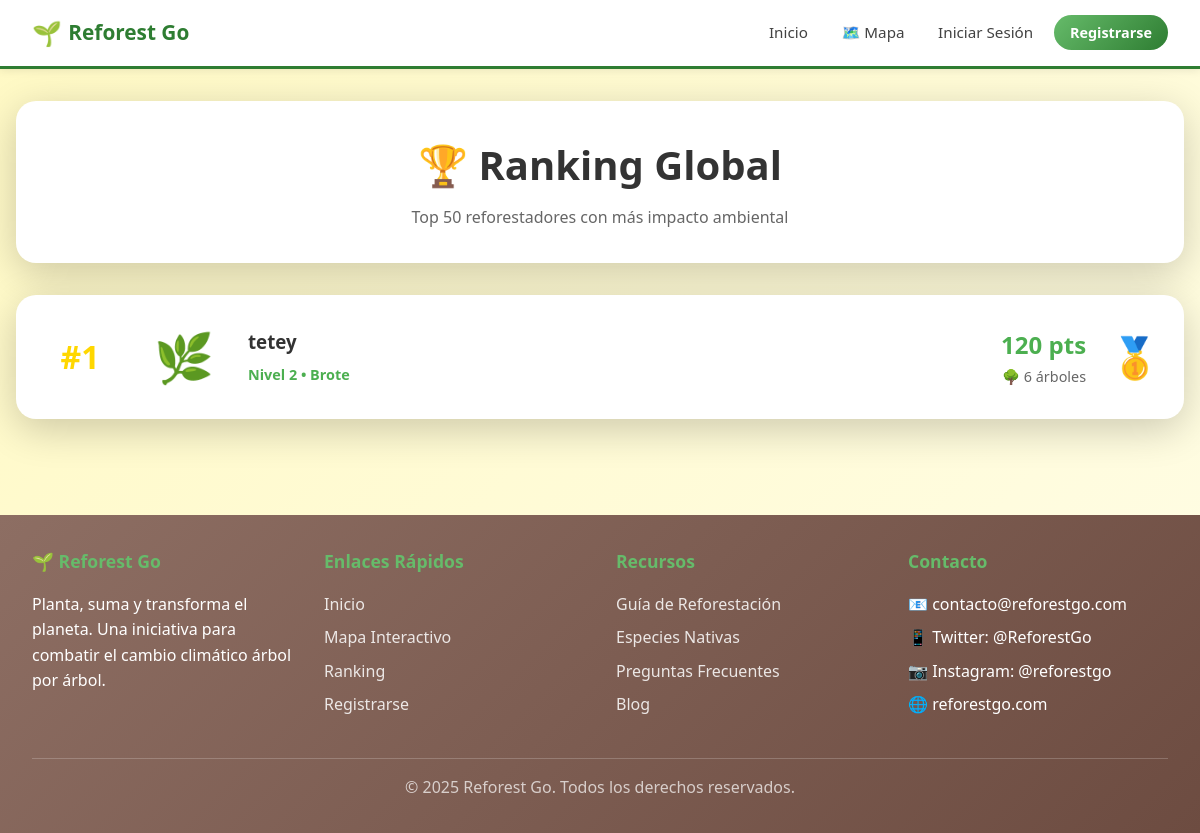
The page /ranking/ on the database as committed earlier.
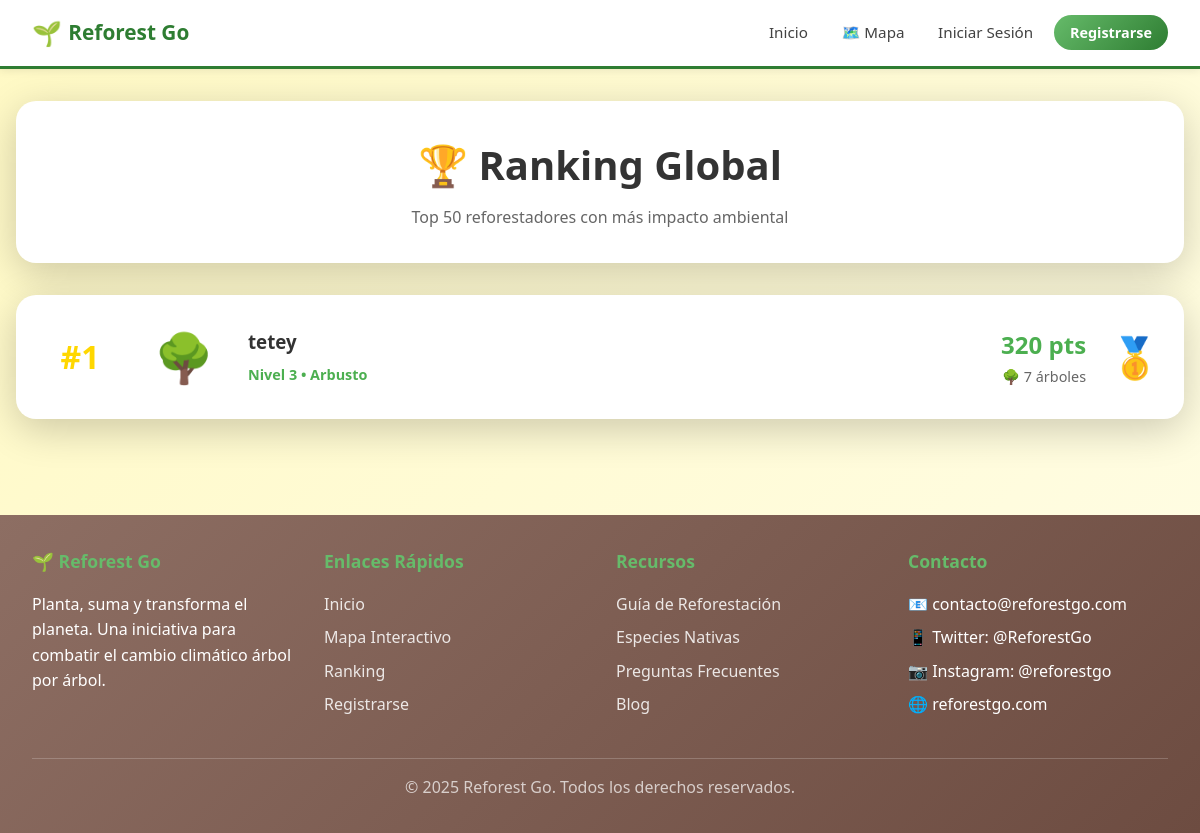
The same page on the database as committed later.
### core/models.py (models this page shows, shortened)
class Perfil(models.Model):
    ROLES = [
        ('usuario', 'Usuario'),
        ('verificador', 'Verificador'),
        ('admin', 'Administrador'),
    ]
    user = models.OneToOneField(User, on_delete=models.CASCADE, related_name='perfil')
    puntos = models.IntegerField(default=0)
    nivel = models.IntegerField(default=1)
    avatar_actual = models.ForeignKey(Avatar, on_delete=models.SET_NULL, null=True, blank=True)
    fecha_creacion = models.DateTimeField(auto_now_add=True)
    bio = models.TextField(max_length=500, blank=True)
    foto_perfil = models.ImageField(upload_to='perfiles/', null=True, blank=True)
    rol = models.CharField(max_length=20, choices=ROLES, default='usuario')
    verificaciones_realizadas = models.IntegerField(default=0)
    verificaciones_aprobadas = models.IntegerField(default=0)
    puntos_verificacion = models.IntegerField(default=0)
    class Meta:
        verbose_name = 'Perfil'
        verbose_name_plural = 'Perfiles'

class Avatar(models.Model):
    nombre = models.CharField(max_length=50)
    emoji = models.CharField(max_length=10, default="🌱")
    imagen = models.ImageField(upload_to='avatares/', null=True, blank=True)
    nivel_requerido = models.IntegerField(default=1)
    descripcion = models.TextField(blank=True)
    class Meta:
        ordering = ['nivel_requerido']
        verbose_name = 'Avatar'
        verbose_name_plural = 'Avatares'

### core/views.py (the view, shortened to what this page needs)
# urls.py: path('ranking/', views.ranking, name='ranking'),
def ranking(request):
    perfiles = Perfil.objects.select_related('user', 'avatar_actual')\
        .filter(user__is_staff=False, user__is_superuser=False)\
        .order_by('-puntos')[:50]
    for index, perfil in enumerate(perfiles, start=1):
        perfil.posicion = index
        perfil.siembras_validadas = perfil.user.siembras.filter(estado='validada').count()
    usuario_posicion = None
    context = {
        'perfiles': perfiles,
        'usuario_posicion': usuario_posicion,
    }
    return render(request, 'ranking.html', context)

### templates/ranking.html (shortened to what this page needs)
{% extends 'base.html' %}
{% block content %}
<div class="ranking-header">
    <h1>🏆 Ranking Global</h1>
    <p>Top 50 reforestadores con más impacto ambiental</p>
</div>
{% if perfiles %}
<div class="ranking-list">
    {% for perfil in perfiles %}
    <div class="ranking-item">
        <div class="position {% if perfil.posicion == 1 %}first{% elif perfil.posicion == 2 %}second{% elif perfil.posicion == 3 %}third{% endif %}">
            #{{ perfil.posicion }}
        </div>
        <div class="avatar">
            {{ perfil.avatar_actual.emoji|default:"🌱" }}
        </div>
        <div class="user-details">
            <h3>{{ perfil.user.get_full_name|default:perfil.user.username }}</h3>
            <span class="level">Nivel {{ perfil.nivel }} • {{ perfil.avatar_actual.nombre|default:"Semilla" }}</span>
        </div>
        <div class="stats">
            <div class="points">{{ perfil.puntos }} pts</div>
            <div class="trees">🌳 {{ perfil.siembras_validadas }} árboles</div>
        </div>
        {% if perfil.posicion == 1 %}
        <div class="medal">🥇</div>
        {% elif perfil.posicion == 2 %}
        <div class="medal">🥈</div>
        {% elif perfil.posicion == 3 %}
        <div class="medal">🥉</div>
        {% endif %}
    </div>
    {% endfor %}
</div>
{% endif %}
{% endblock %}

### templates/base.html (shortened to what this page needs)
<!DOCTYPE html>
<html lang="es">
<head>
</head>
<body>
    <nav class="navbar">
        <div class="navbar-container">
            <a href="{% url 'reforest:index' %}" class="navbar-brand">
                <span class="logo">🌱</span>
                <span>Reforest Go</span>
            </a>
            <ul class="navbar-menu" id="navbarMenu">
                <li><a href="{% url 'reforest:index' %}">Inicio</a></li>
                <li><a href="{% url 'reforest:mapa' %}">🗺️ Mapa</a></li>
                {% if user.is_authenticated %}
                <li><a href="{% url 'reforest:ranking' %}">🏆 Ranking</a></li>
                {% if user.perfil.nivel >= 3 or user.perfil.rol == 'verificador' or user.perfil.rol == 'admin' or user.is_staff %}
                <li><a href="{% url 'reforest:mapa_verificacion' %}" style="color: #FFA500;">🔍 Verificaciones</a></li>
                {% endif %}
                <li><a href="{% url 'reforest:registrar_siembra' %}" class="btn-primary">📸 Registrar Siembra</a></li>
                {% if user.is_staff %}
                <li><a href="{% url 'reforest:admin_verificaciones' %}" style="color: #dc3545;">⚙️ Panel Admin</a></li>
                {% endif %}
                <li class="navbar-user">
                    <a href="{% url 'reforest:perfil' %}"
                        style="display: flex; align-items: center; gap: 1rem; text-decoration: none; color: inherit;">
                        <span class="user-avatar">{{ user.perfil.avatar_actual.emoji }}</span>
                        <div class="user-info">
                            <span class="user-name">{{ user.get_full_name|default:user.username }}</span>
                            <span class="user-level">Nivel {{ user.perfil.nivel }} • {{ user.perfil.puntos }} pts</span>
                        </div>
                    </a>
                </li>
                <li>
                    <form method="post" action="{% url 'reforest:logout' %}" class="logout-form">
                        {% csrf_token %}
                        <button type="submit" class="logout-btn">🚪 Salir</button>
                    </form>
                </li>
                {% else %}
                <li><a href="{% url 'reforest:login' %}">Iniciar Sesión</a></li>
                <li><a href="{% url 'reforest:registro' %}" class="btn-primary">Registrarse</a></li>
                {% endif %}
            </ul>
        </div>
    </nav>
    <div class="main-content">
        {% block content %}{% endblock %}
    </div>
    <footer class="footer">
        <div class="footer-container">
            <div class="footer-section">
                <h3>🌱 Reforest Go</h3>
                <p>Planta, suma y transforma el planeta. Una iniciativa para combatir el cambio climático árbol por
                    árbol.</p>
            </div>
            <div class="footer-section">
                <h3>Enlaces Rápidos</h3>
                <ul>
                    <li><a href="{% url 'reforest:index' %}">Inicio</a></li>
                    <li><a href="{% url 'reforest:mapa' %}">Mapa Interactivo</a></li>
                    <li><a href="{% url 'reforest:ranking' %}">Ranking</a></li>
                    {% if user.is_authenticated %}
                    <li><a href="{% url 'reforest:perfil' %}">Mi Perfil</a></li>
                    {% else %}
                    <li><a href="{% url 'reforest:registro' %}">Registrarse</a></li>
                    {% endif %}
                </ul>
            </div>
            <div class="footer-section">
                <h3>Recursos</h3>
                <ul>
                    <li><a href="#">Guía de Reforestación</a></li>
                    <li><a href="#">Especies Nativas</a></li>
                    <li><a href="#">Preguntas Frecuentes</a></li>
                    <li><a href="#">Blog</a></li>
                </ul>
            </div>
            <div class="footer-section">
                <h3>Contacto</h3>
                <ul>
                    <li>📧 contacto@reforestgo.com</li>
                    <li>📱 Twitter: @ReforestGo</li>
                    <li>📷 Instagram: @reforestgo</li>
                    <li>🌐 reforestgo.com</li>
                </ul>
            </div>
        </div>
        <div class="footer-bottom">
            <p>&copy; 2025 Reforest Go. Todos los derechos reservados.</p>
        </div>
    </footer>
</body>
</html>

### templates/base.html (style rules this page uses)
* { margin: 0; padding: 0; box-sizing: border-box; }
:root { --verde-bosque: #2E7D32; --verde-claro: #66BB6A; --tierra-marron: #8D6E63; --crema-luz: #FFF9C4; --azul-cielo: #29B6F6; --gris-oscuro: #424242; --primary-color: var(--verde-bosque); --primary-dark: #1B5E20; --primary-light: var(--verde-claro); --secondary-color: var(--azul-cielo); --accent-color: var(--tierra-marron); --text-dark: var(--gris-oscuro); --text-light: #757575; --background: var(--crema-luz); --white: #ffffff; --success: var(--verde-claro); --warning: #FFA726; --danger: #E53935; --info: var(--azul-cielo); --shadow: 0 2px 8px rgba(0, 0, 0, 0.08); --shadow-lg: 0 10px 30px rgba(0, 0, 0, 0.15); }
body { font-family: 'Segoe UI', Tahoma, Geneva, Verdana, sans-serif; background: linear-gradient(135deg, var(--crema-luz) 0%, #FFFDE7 100%); color: var(--text-dark); line-height: 1.6; min-height: 100vh; display: flex; flex-direction: column; }
.navbar { background: var(--white); padding: 0.5rem 2rem; box-shadow: var(--shadow); position: sticky; top: 0; z-index: 1000; border-bottom: 3px solid var(--verde-bosque); }
.navbar-container { max-width: 1400px; margin: 0 auto; display: flex; justify-content: space-between; align-items: center; flex-wrap: wrap; gap: 0.5rem; min-height: 50px; }
.navbar-brand { display: flex; align-items: center; text-decoration: none; color: var(--verde-bosque); font-size: 1.3rem; font-weight: 700; transition: transform 0.3s; }
.navbar-brand .logo { font-size: 1.5rem; margin-right: 0.4rem; }
.navbar-menu { display: flex; align-items: center; gap: 0.5rem; list-style: none; }
.navbar-menu a { text-decoration: none; color: var(--text-dark); font-weight: 500; transition: all 0.3s; padding: 0.4rem 0.8rem; border-radius: 8px; font-size: 0.95rem; }
.navbar-menu .btn-primary { background: linear-gradient(135deg, var(--verde-claro) 0%, var(--verde-bosque) 100%); color: var(--white); padding: 0.5rem 1rem; border-radius: 20px; font-weight: 600; font-size: 0.9rem; }
.main-content { flex: 1; width: 100%; max-width: 1400px; margin: 2rem auto; padding: 0 1rem; }
.footer { background: linear-gradient(135deg, var(--tierra-marron) 0%, #6D4C41 100%); color: var(--white); padding: 2rem; margin-top: 4rem; }
.footer-container { max-width: 1400px; margin: 0 auto; display: grid; grid-template-columns: repeat(auto-fit, minmax(250px, 1fr)); gap: 2rem; }
.footer-section h3 { color: var(--verde-claro); margin-bottom: 1rem; font-size: 1.1rem; }
.footer-section ul { list-style: none; }
.footer-section ul li { margin-bottom: 0.5rem; }
.footer-section a { color: rgba(255, 255, 255, 0.85); text-decoration: none; transition: all 0.3s; }
.footer-bottom { text-align: center; margin-top: 2rem; padding-top: 1rem; border-top: 1px solid rgba(255, 255, 255, 0.2); color: rgba(255, 255, 255, 0.7); }

### templates/ranking.html (style rules this page uses)
.ranking-header { background: white; border-radius: 20px; padding: 2rem; box-shadow: 0 10px 40px rgba(0,0,0,0.2); margin-bottom: 2rem; text-align: center; }
.ranking-header h1 { font-size: 2.5rem; margin-bottom: 0.5rem; color: #333; }
.ranking-header p { color: #666; }
.ranking-list { background: white; border-radius: 20px; overflow: hidden; box-shadow: 0 10px 40px rgba(0,0,0,0.2); }
.ranking-item { display: grid; grid-template-columns: 80px 80px 1fr auto auto; gap: 1.5rem; align-items: center; padding: 1.5rem; border-bottom: 1px solid #f0f0f0; transition: background 0.3s; }
.ranking-item:last-child { border-bottom: none; }
.position { font-size: 2rem; font-weight: bold; text-align: center; }
.position.first { color: #FFD700; }
.avatar { font-size: 3rem; text-align: center; }
.user-details h3 { margin-bottom: 0.3rem; color: #333; }
.user-details .level { color: #4CAF50; font-weight: 600; font-size: 0.9rem; }
.stats { display: flex; flex-direction: column; align-items: flex-end; }
.points { font-size: 1.5rem; font-weight: bold; color: #4CAF50; }
.trees { color: #666; font-size: 0.9rem; }
.medal { font-size: 2.5rem; }

Rows that differ between the two databases and show on the page:
changed Perfil "tetey": avatar_actual.emoji "🌿" → "🌳"; nivel "2" → "3"; avatar_actual.nombre "Brote" → "Arbusto"; puntos "120" → "320"; siembras_validadas "6" → "7"
